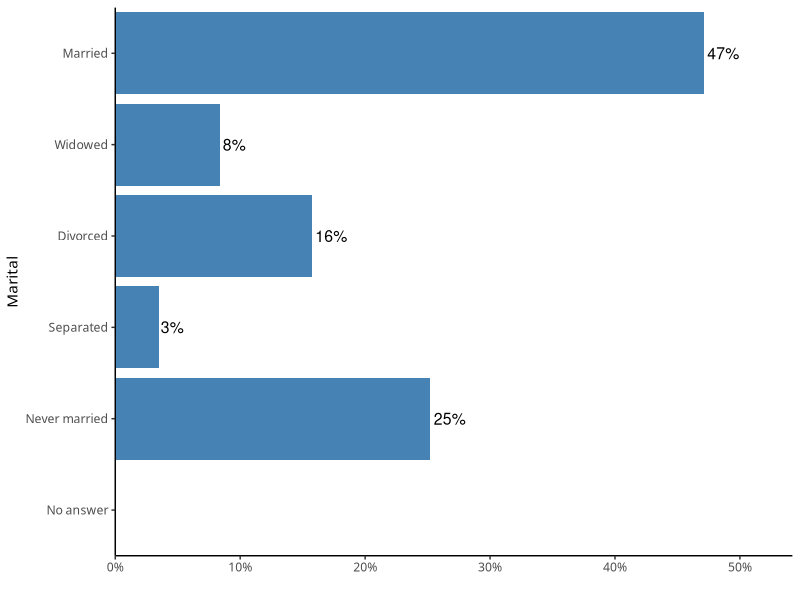

The R source for this figure:
## ---- chunk 1
library(tidyverse)
gss <- forcats::gss_cat
# readr::write_csv(gss, "Data/R4DS/gss.csv")
## ---- chunk 2
prop_data <- function(df, var) {
  # Set label using rlang:
  lbs <- rlang::as_label(enquo(var)) |>
    str_to_title() |>
    str_replace_all("_", " ")

  # Data frame function
  data <- df |>
    mutate({{ var }} := forcats::as_factor({{ var }})) |>
    count({{ var }}, .drop = FALSE) |>
    mutate(
      prop = n / sum(n),
      prop_pct = (n / sum(n)) |> scales::percent(accuracy = 0.1),
      is_na = if_else({{ var }} %in% c("No answer"), "Yes", "No"),
      n_valid = if_else(is_na == "Yes", NA_real_, n),
      prop_valid = if_else(
        is_na == "Yes",
        NA_real_,
        n_valid / sum(n_valid, na.rm = TRUE)
      ),
      prop_valid_pct = if_else(
        is_na == "Yes",
        NA_real_,
        (n_valid / sum(n_valid, na.rm = TRUE))
      ) |>
        scales::percent(accuracy = 0.1),
      n_tot = sum(n),
      n_tot_valid = sum(n_valid, na.rm = TRUE),
      n_na = if_else(is_na == "Yes", n, NA_real_),
      na_prop = if_else(is_na == "Yes", n_na / sum(n), NA_real_),
      na_prop_pct = if_else(is_na == "Yes", n_na / sum(n), NA_real_) |>
        scales::percent(accuracy = 0.1),
      color_palet = "steelblue"
    )

  max_n <- max(data$n_valid, na.rm = TRUE)
  max_p <- max(data$prop_valid, na.rm = TRUE)

  # Use cli to showcase:
  cli::cli_h1("data: {lbs}")
  print(data)

  # Plot:
  cli::cli_h1("Plot: {lbs}")
  p <- data |>
    ggplot(aes(x = prop_valid, y = {{ var }}, fill = color_palet)) +
    geom_col() +
    geom_text(
      aes(label = scales::percent(prop_valid, accuracy = 1)),
      size = 4,
      vjust = 0.5,
      hjust = -0.1
    ) +
    scale_x_continuous(
      breaks = scales::breaks_pretty(),
      labels = scales::label_percent(),
      expand = expansion(mult = c(0, 0.15)),
      limits = c(0, NA)
    ) +
    scale_y_discrete(
      expand = expansion(mult = c(0.1, 0.1))
    ) +
    scale_fill_identity() +
    labs(y = lbs, x = "", ) +
    theme_classic(base_family = "aptos", base_size = 11)
  print(p)

  # return data quietly:
  invisible(list(
    data = data, 
    label = lbs, 
    plot = p, 
    max_n = max_n)
    )
}
t <- gss |> prop_data(marital)
